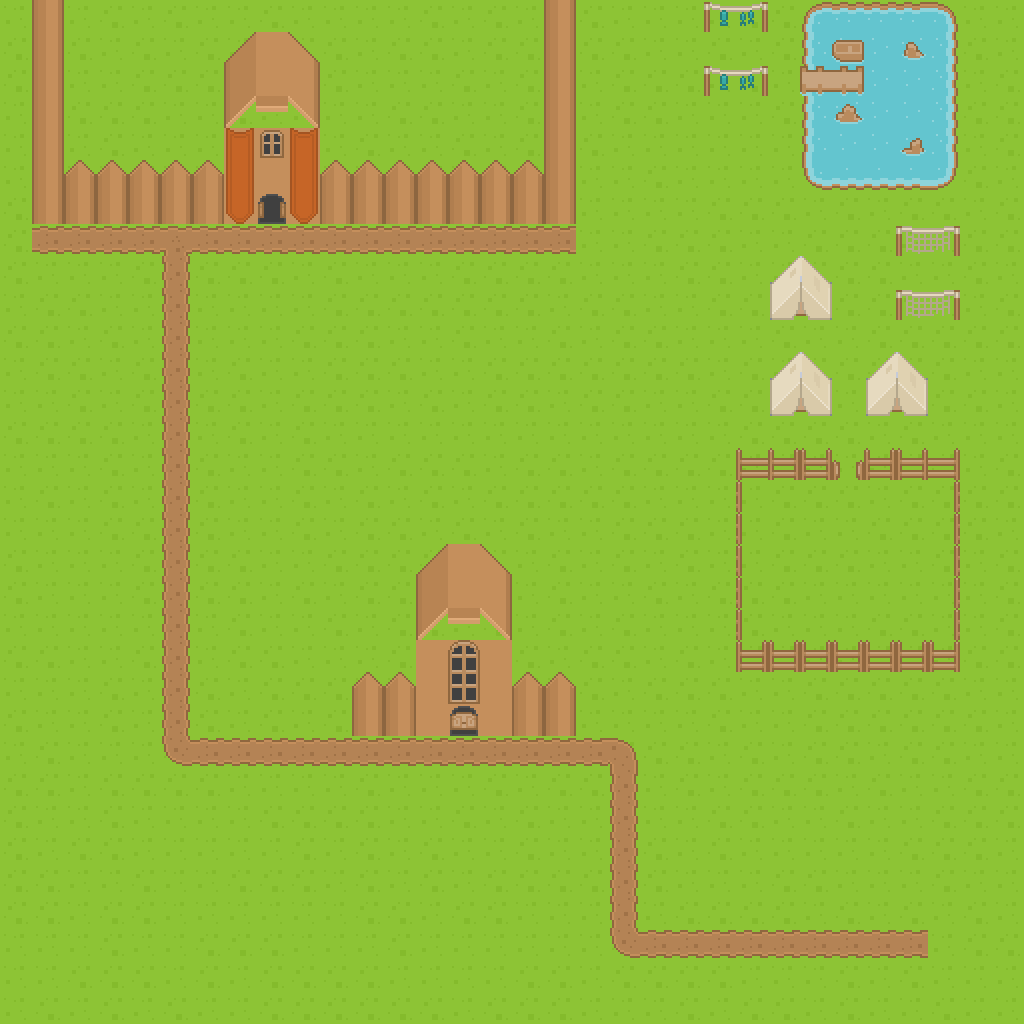

A level layout from a 2D game, rendered from its tile map. Below: a short description, then the map file with tile-grid data replaced by summaries:
An orthogonal 32x32 tile map with 32x32 px tiles, 7 tile layers (walls, Bottom Grass, Water, Base Of House, ...).

<map version="1.5" tiledversion="1.7.2" orientation="orthogonal" renderorder="right-down" width="32" height="32" tilewidth="32" tileheight="32" infinite="0" nextlayerid="10" nextobjectid="1">
 <tileset firstgid="1" source="tilesets/roguelikeSheet_transparent_32px.tsx" />
 <layer id="5" name="walls" width="32" height="32">
  <data>[1024 cells, 0 non-empty, 0 distinct tile ids]</data>
 </layer>
 <layer id="3" name="Bottom Grass" width="32" height="32">
  <data>[1024 cells, 1024 non-empty, 2 distinct tile ids]</data>
 </layer>
 <layer id="4" name="Water" width="32" height="32">
  <data>[1024 cells, 30 non-empty, 12 distinct tile ids]</data>
 </layer>
 <layer id="8" name="Base Of House" width="32" height="32">
  <data>[1024 cells, 18 non-empty, 1 distinct tile ids]</data>
 </layer>
 <layer id="9" name="Top of House" width="32" height="32">
  <data>[1024 cells, 64 non-empty, 10 distinct tile ids]</data>
 </layer>
 <layer id="7" name="External Accessories" width="32" height="32">
  <data>[1024 cells, 58 non-empty, 25 distinct tile ids]</data>
 </layer>
 <layer id="6" name="Dirt-Paths" width="32" height="32">
  <data>[1024 cells, 62 non-empty, 5 distinct tile ids]</data>
 </layer>
</map>